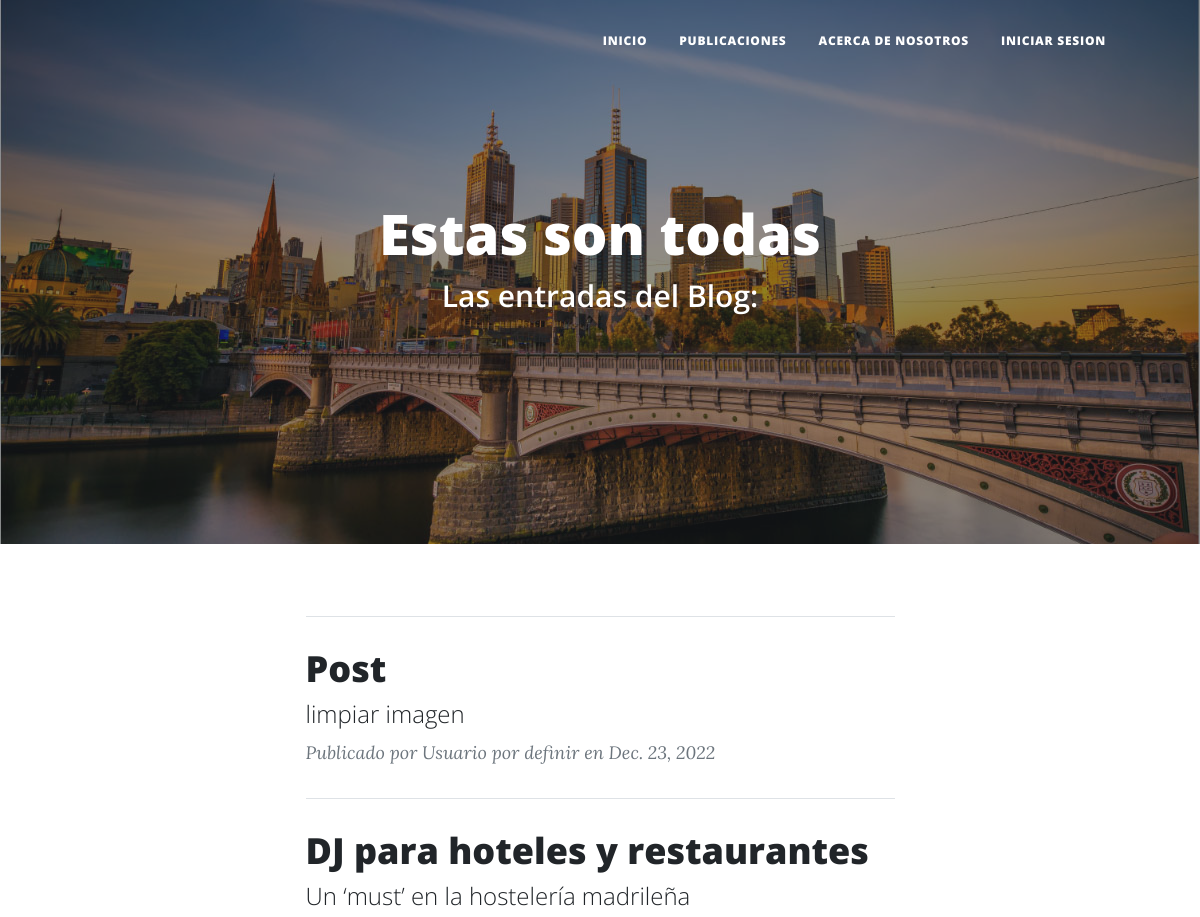
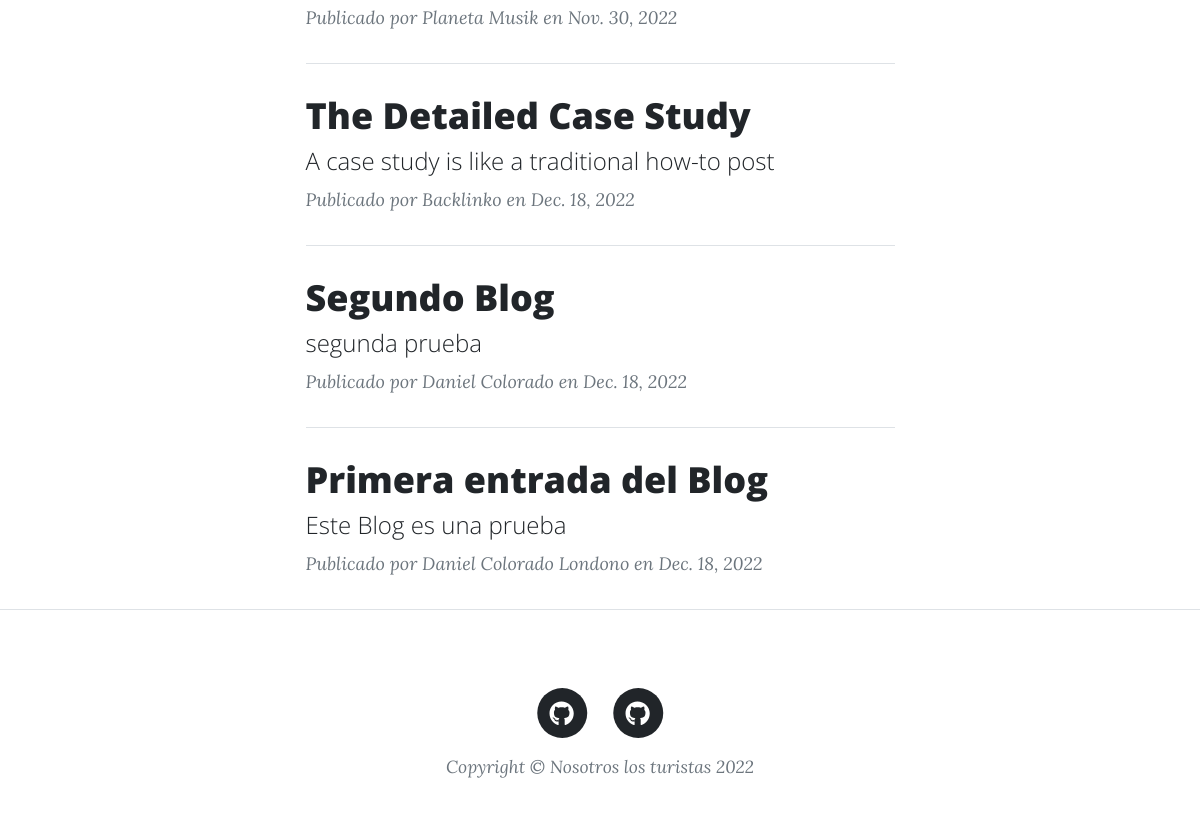
/allposts, run on an earlier commit of the app's database (2 pictures, top to bottom).
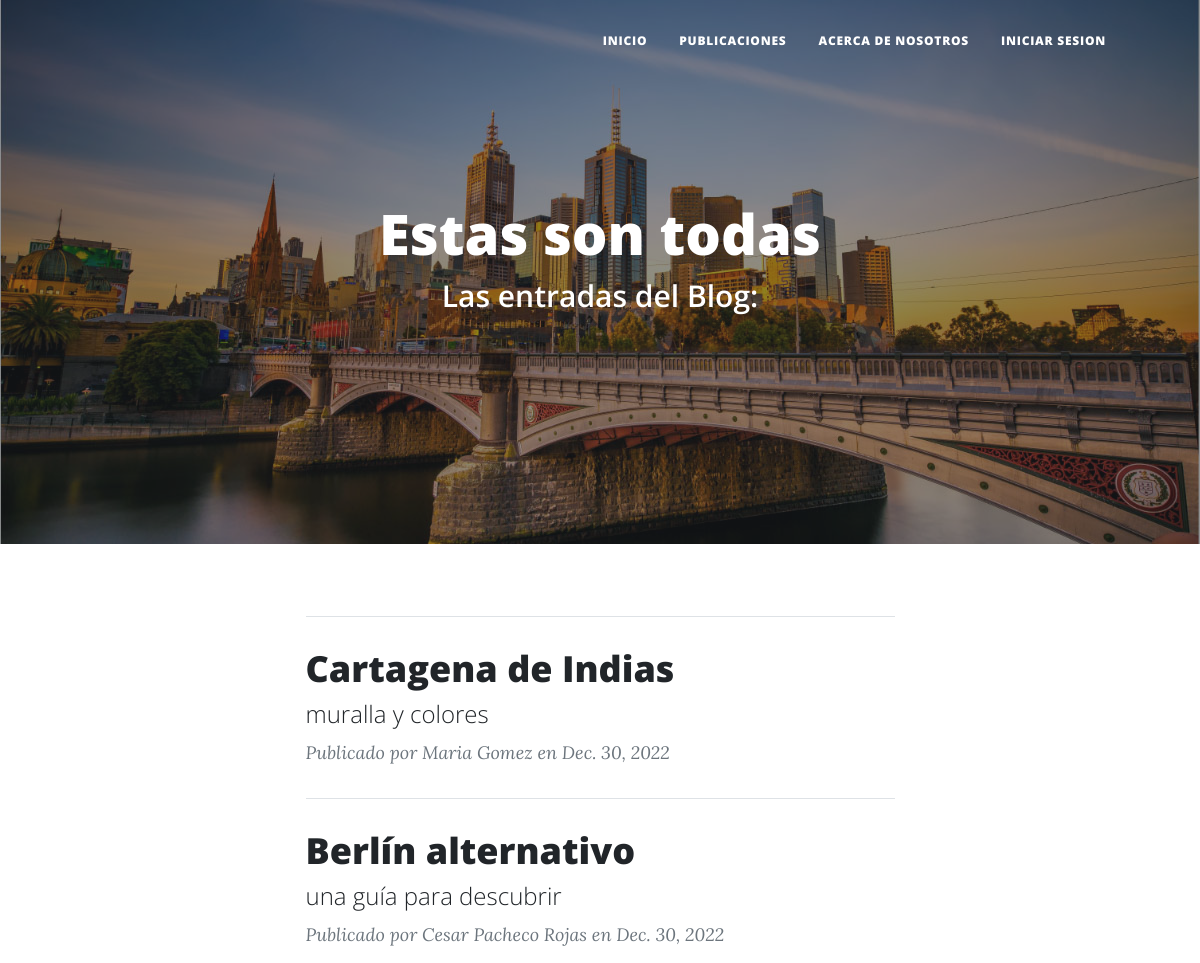
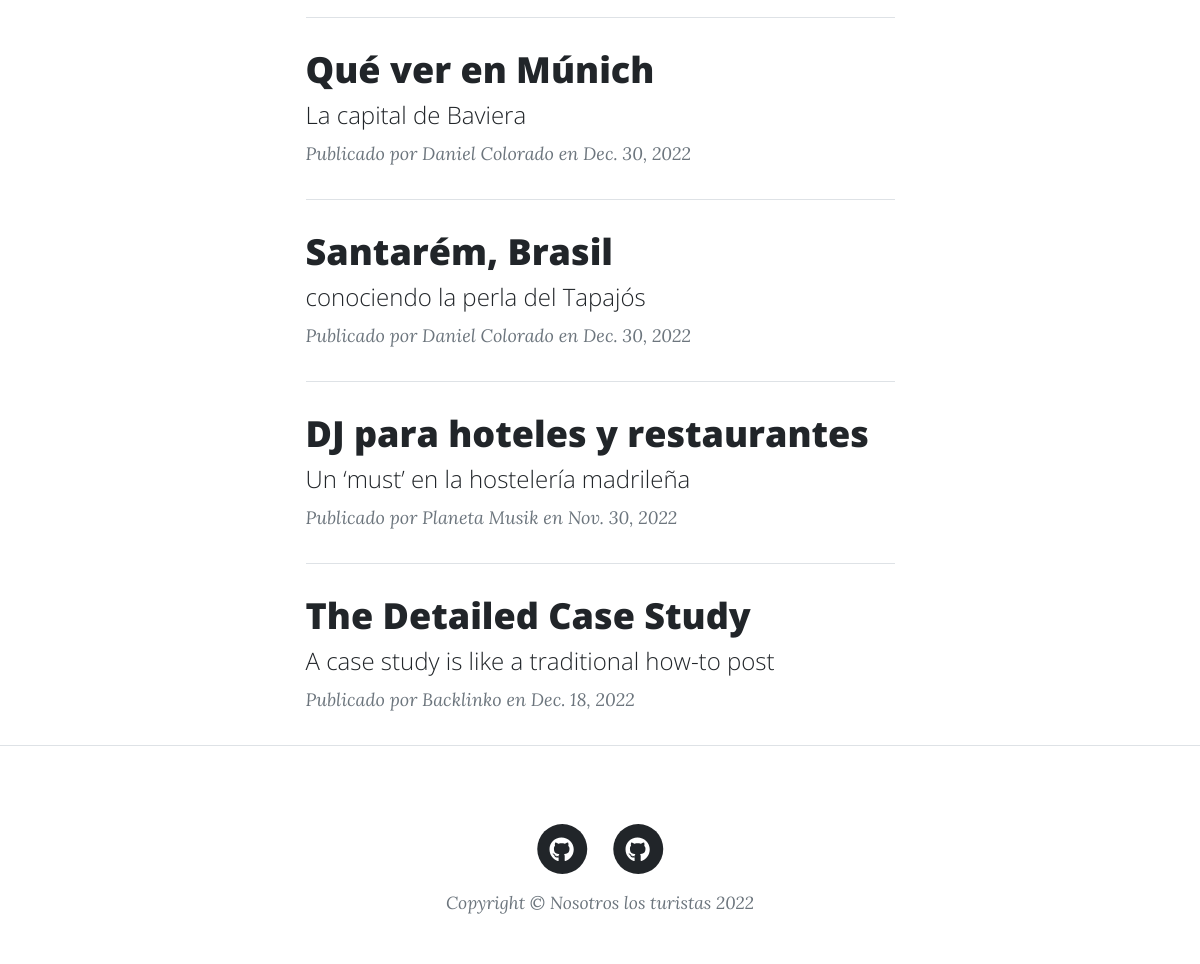
And on a later commit of the database (2 pictures, top to bottom).
### blog/models.py (models this page shows, shortened)
class Post(models.Model):
    titulo = models.CharField(max_length=255)
    subtitulo = models.CharField(max_length=255)
    cuerpo = RichTextUploadingField() # CKEditor Rich Text Field
    imagen = models.ImageField(upload_to='media', blank=True)
    autor = models.CharField(max_length=255)
    fecha = models.DateField()

### blog/views.py (the view)
# urls.py: path("allposts", all_posts, name= "all_posts"),
def all_posts(request):
    blogs = Post.objects.all().order_by('-id') # Consulta por id, de mayor a menor (ORDER BY id DESC en SQL)
    return render(request, "publicaciones.html", {"blogs": blogs, "avatar": obtenerAvatar(request)})

### usuarios/views.py (called while the page is built)
def obtenerAvatar(request):
    if request.user.is_authenticated:
        lista = Perfil.objects.filter(user=request.user)
        if len(lista)!=0:
            imagen = lista[0].avatar.url
        else:
            imagen = ""
    else:
        imagen = ""
    return imagen

### blog/templates/publicaciones.html (shortened to what this page needs)
{% extends "padre.html" %}
{% load static %}
{% block encabezado %}
    <header class="masthead" style="background-image: url('../static/assets/img/melbourne.jpg')">
        <div class="container position-relative px-4 px-lg-5">
            <div class="row gx-4 gx-lg-5 justify-content-center">
                <div class="col-md-10 col-lg-8 col-xl-7">
                    <div class="post-heading">
                        <h1 style="color: white; text-align: center;">Estas son todas</h1>
                        <h2 class="subheading" style="color: white; text-align: center;">Las entradas del Blog:</h2>
                    </div>
                </div>
            </div>
        </div>
    </header>
{% endblock %}
{% block contenido %}
    {% if blogs %}
        <div class="container px-4 px-lg-5">
            <div class="row gx-4 gx-lg-5 justify-content-center">
                <div class="col-md-10 col-lg-8 col-xl-7">
                    {% for blog in blogs %}
                        <hr class="my-4" />
                        <div class="post-preview">
                            <a href="{% url 'post' blog.id %}">
                                <h2 class="post-title">{{ blog.titulo }}</h2>
                                <h4 class="post-subtitle">{{ blog.subtitulo }}</h3>
                            </a>
                            <p class="post-meta">
                                Publicado por {{ blog.autor }}
                                en {{ blog.fecha}}
                            </p>
                        </div>
                    {% endfor %}
                </div>
            </div>
        </div>
    {% endif %}
{% endblock %}

### blog/templates/padre.html (shortened to what this page needs)
<!DOCTYPE html>
<html lang="en">
    <head>
        {% load static %}
        <link href="{% static 'css/styles.css' %}" rel="stylesheet" />
    </head>
    <body>
        <nav class="navbar navbar-expand-lg navbar-light" id="mainNav">
            <div class="container px-4 px-lg-5">
                    {% if user.is_authenticated %}
                <div class="collapse navbar-collapse" id="navbarResponsive">
                    <ul class="navbar-nav ms-auto py-4 py-lg-0">
                        <li class="nav-item"><a class="nav-link px-lg-3 py-3 py-lg-4" href="{% url 'inicio' %}">Inicio</a></li>
                        <li class="nav-item"><a class="nav-link px-lg-3 py-3 py-lg-4" href="{% url 'all_posts' %}">Publicaciones</a></li>
                        <li class="nav-item"><a class="nav-link px-lg-3 py-3 py-lg-4" href="{% url 'bitacora' %}">Bitácora</a></li>
                        {% if user.is_superuser %}
                        <li class="nav-item"><a class="nav-link px-lg-3 py-3 py-lg-4" href="{% url 'bitacora_admin' %}">Bitácora administrador</a></li>
                        {% endif %}
                        <li class="nav-item"><a class="nav-link px-lg-3 py-3 py-lg-4" href="{% url 'mensajeUsuarios' %}">Mensajes</a></li>
                        <li class="nav-item"><a class="nav-link px-lg-3 py-3 py-lg-4" href="{% url 'about_me' %}">Acerca de nosotros</a></li>
                        <li class="nav-item"><a class="nav-link px-lg-3 py-3 py-lg-4" href="{% url 'logout' %}">Cerrar sesion</a></li>
                    </ul>
                    {% else %}
                    <ul class="navbar-nav ms-auto py-4 py-lg-0">
                        <li class="nav-item"><a class="nav-link px-lg-3 py-3 py-lg-4" href="{% url 'inicio' %}">Inicio</a></li>
                        <li class="nav-item"><a class="nav-link px-lg-3 py-3 py-lg-4" href="{% url 'all_posts' %}">Publicaciones</a></li>
                        <li class="nav-item"><a class="nav-link px-lg-3 py-3 py-lg-4" href="{% url 'about_me' %}">Acerca de nosotros</a></li>
                        <li class="nav-item"><a class="nav-link px-lg-3 py-3 py-lg-4" href="{% url 'login' %}">Iniciar sesion</a></li>
                    </ul>
                </div>
                    {% endif %}
        </nav>
        {% block encabezado %}
        {% endblock  %}
        {% block contenido %}
        {% endblock  %}
        <footer class="border-top">
            <div class="container px-4 px-lg-5">
                <div class="row gx-4 gx-lg-5 justify-content-center">
                    <div class="col-md-10 col-lg-8 col-xl-7">
                        <br>
                        <ul class="list-inline text-center">
                            <li class="list-inline-item">
                                <a href="https://github.com/DanielColoradoL">
                                    <span class="fa-stack fa-lg">
                                        <i class="fas fa-circle fa-stack-2x"></i>
                                        <i class="fab fa-github fa-stack-1x fa-inverse"></i>
                                    </span>
                                </a>
                            </li>
                            <li class="list-inline-item">
                                <a href="https://github.com/Cesarsol117">
                                    <span class="fa-stack fa-lg">
                                        <i class="fas fa-circle fa-stack-2x"></i>
                                        <i class="fab fa-github fa-stack-1x fa-inverse"></i>
                                    </span>
                                </a>
                            </li>
                        </ul>
                        <div class="small text-center text-muted fst-italic">Copyright &copy; Nosotros los turistas 2022</div>
                    </div>
                </div>
            </div>
        </footer>
    </body>
</html>

What changed in the data, as far as the page shows it:
removed Post: titulo "Post", subtitulo "limpiar imagen", autor "Usuario por definir", fecha "Dec. 23, 2022"
removed Post: titulo "Segundo Blog", subtitulo "segunda prueba", autor "Daniel Colorado", fecha "Dec. 18, 2022"
removed Post: titulo "Primera entrada del Blog", subtitulo "Este Blog es una prueba", autor "Daniel Colorado Londono", fecha "Dec. 18, 2022"
added Post: titulo "Cartagena de Indias", subtitulo "muralla y colores", autor "Maria Gomez", fecha "Dec. 30, 2022"
added Post: titulo "Berlín alternativo", subtitulo "una guía para descubrir", autor "Cesar Pacheco Rojas", fecha "Dec. 30, 2022"
added Post: titulo "Qué ver en Múnich", subtitulo "La capital de Baviera", autor "Daniel Colorado", fecha "Dec. 30, 2022"
added Post: titulo "Santarém, Brasil", subtitulo "conociendo la perla del Tapajós", autor "Daniel Colorado", fecha "Dec. 30, 2022"
